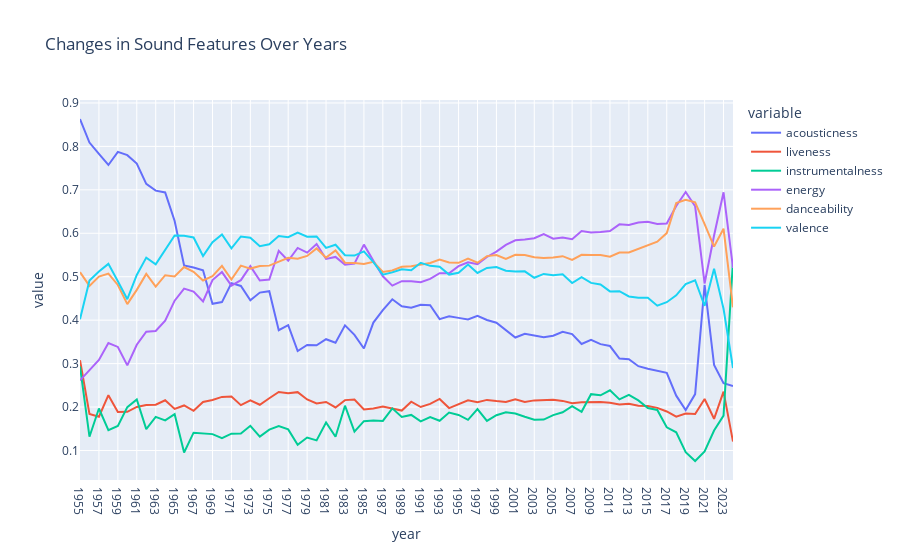

The cell this chart's notebook holds for it:
### Code cell
df_for_eda['year'] = df_for_eda['release_date'].apply(lambda x: str(x)[:4])
sound_features = ['acousticness', 'liveness', 'instrumentalness', 'energy', 'danceability', 'valence']
year_data = df_for_eda[['year', 'acousticness', 'liveness', 'instrumentalness', 'energy', 'danceability', 'valence']]
year_data = year_data.groupby('year')[sound_features].mean().reset_index()
fig = px.line(year_data, x='year', y=sound_features, title="Changes in Sound Features Over Years")
fig.show()
